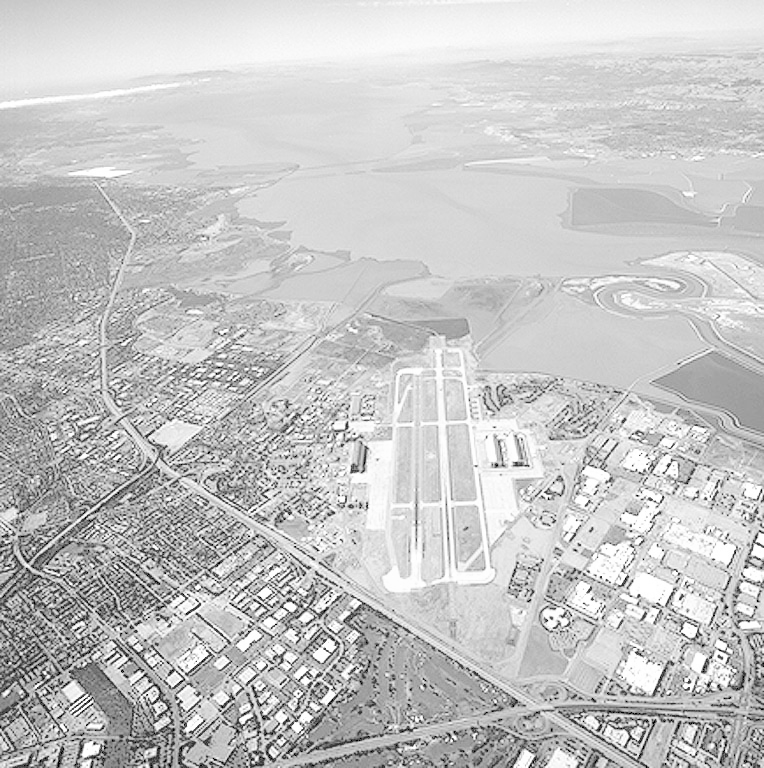
#> input picture images/aerial_view.tif, 764 x 768 px
$ python part_8.py
#> lines starting #> are read from the running program, lines starting #| are printed output that depends on the picture
import cv2
import matplotlib.pyplot as plt
import numpy as np
from PIL import Image


def local_histogram_equalization(arr_image):
    # Local histogram equalization
    clahe = cv2.createCLAHE(clipLimit=2.0, tileGridSize=(8, 8))
    equalized_image = clahe.apply(arr_image)

    plt.figure(figsize=(12, 6))

    plt.subplot(1, 2, 1)
    plt.imshow(arr_image, cmap='gray')
    plt.title('Original Image')

    plt.subplot(1, 2, 2)
    plt.imshow(equalized_image, cmap='gray')
    plt.title('Local Histogram Equalization')

    plt.show()


def local_statistics_based_enhancement(arr_image):
    # Local statistics-based enhancement
    kernel = np.ones((5, 5), np.float32) / 25
    smoothed_image = cv2.filter2D(arr_image, -1, kernel)
    enhanced_image = cv2.addWeighted(arr_image, 1.5, smoothed_image, -0.5, 0)

    plt.figure(figsize=(12, 6))

    plt.subplot(1, 2, 1)
    plt.imshow(arr_image, cmap='gray')
    plt.title('Original Image')

    plt.subplot(1, 2, 2)
    plt.imshow(enhanced_image, cmap='gray')
    plt.title('Local Statistics-Based Enhancement')

    plt.show()


def read_file():
    import tkinter.filedialog
    import tkinter as tk

    window = tk.Tk()
    window.wm_attributes('-topmost', 1)
    window.withdraw()
    file_path = tkinter.filedialog.askopenfilename()
#> the answer given: ../images/aerial_view.tif

    return file_path


def main():
    file_path = read_file()

    if file_path:
        image = cv2.imread(file_path, cv2.IMREAD_GRAYSCALE)
#> image is the input picture: shape (768, 764); min 0, max 255, mean 197.2

        print("Choose an option:")
        print("[1] Local Histogram Equalization")
        print("[2] Local Statistics-Based Enhancement")

        choice = int(input("Your choice: "))
#> the answer given: 1

        if choice == 1:
            local_histogram_equalization(image)
#> in local_histogram_equalization, `equalized_image = clahe.apply(arr_image)`:
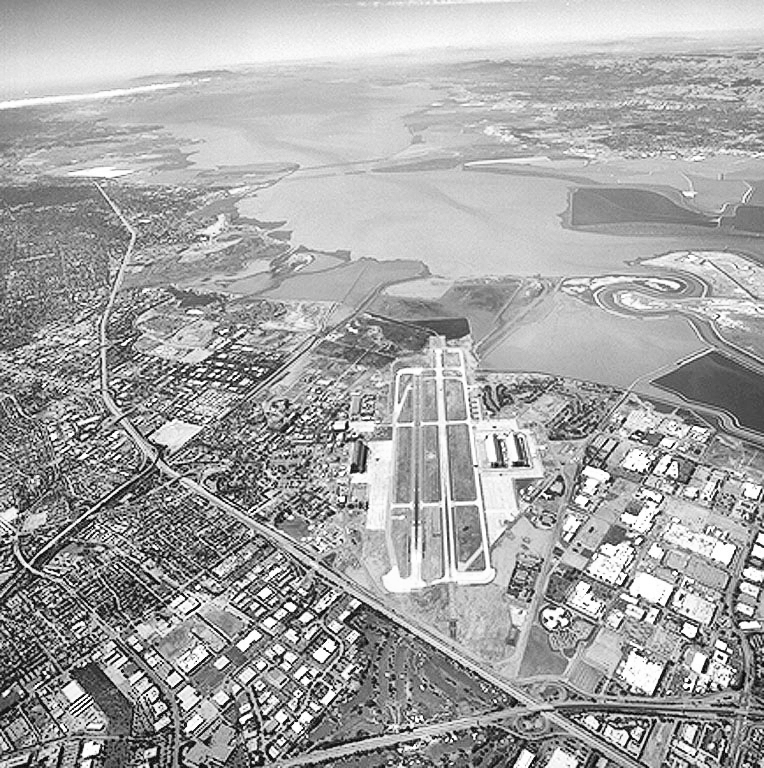
#> equalized_image: shape (768, 764); min 0, max 255, mean 165
#> in local_histogram_equalization, `plt.show()`:
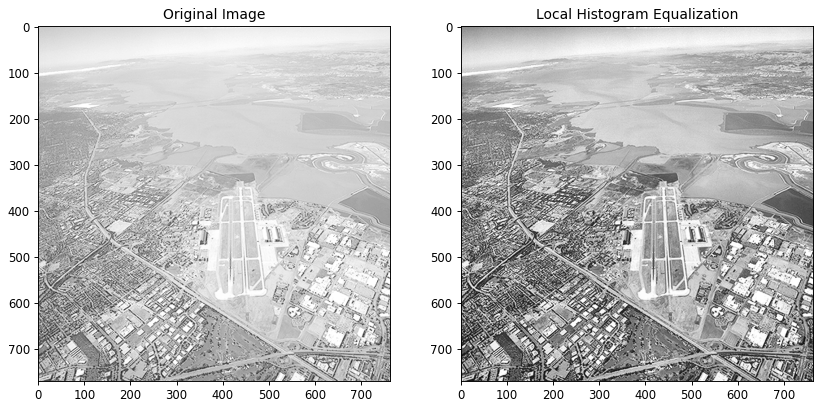
#> figure drawn by matplotlib, 2 panels
        elif choice == 2:
            local_statistics_based_enhancement(image)
        else:
            print("Invalid choice")
    else:
        print("No file selected")

if __name__ == "__main__":
    main()

$ run again, on images/cboard_pepper_only.tif
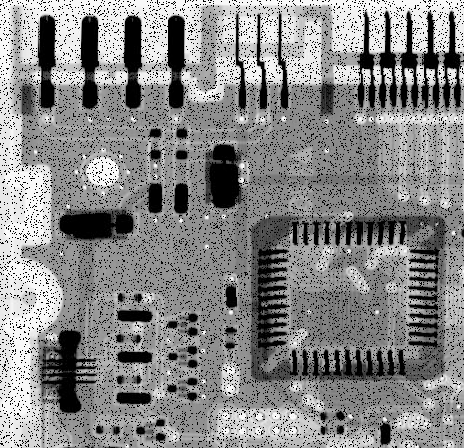
#> input picture images/cboard_pepper_only.tif, 464 x 448 px
#> in main, image is the input picture: shape (448, 464); min 0, max 255, mean 135.7
#> in local_histogram_equalization, `equalized_image = clahe.apply(arr_image)`:
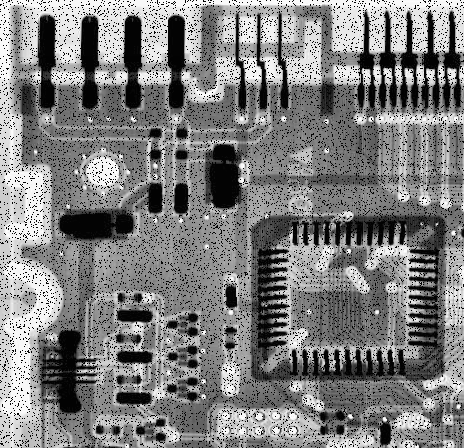
#> equalized_image: shape (448, 464); min 2, max 255, mean 127.4
#> in local_histogram_equalization, `plt.show()`:
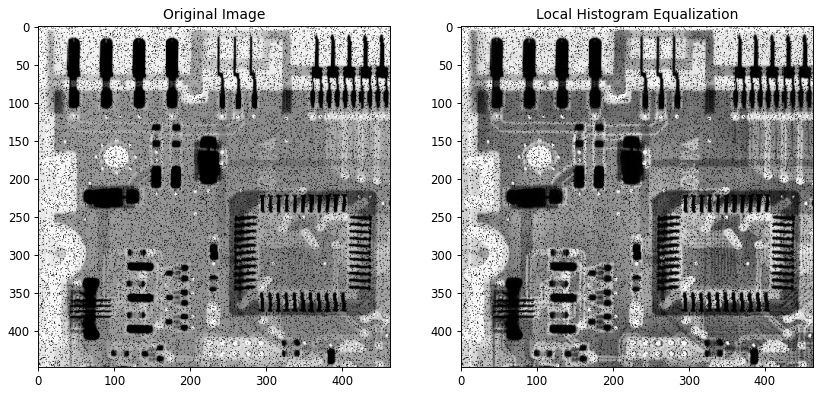
#> figure drawn by matplotlib, 2 panels

$ run again, on images/cboard_salt_pepper.tif
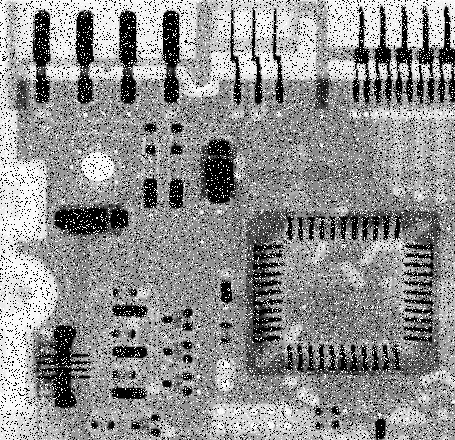
#> input picture images/cboard_salt_pepper.tif, 455 x 440 px
#> in main, image is the input picture: shape (440, 455); min 0, max 255, mean 144.1
#> in local_histogram_equalization, `equalized_image = clahe.apply(arr_image)`:
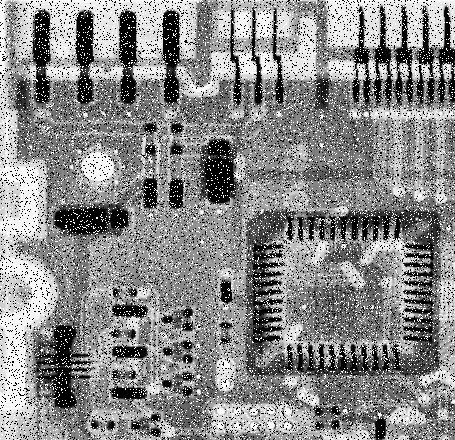
#> equalized_image: shape (440, 455); min 2, max 255, mean 136.7
#> in local_histogram_equalization, `plt.show()`:
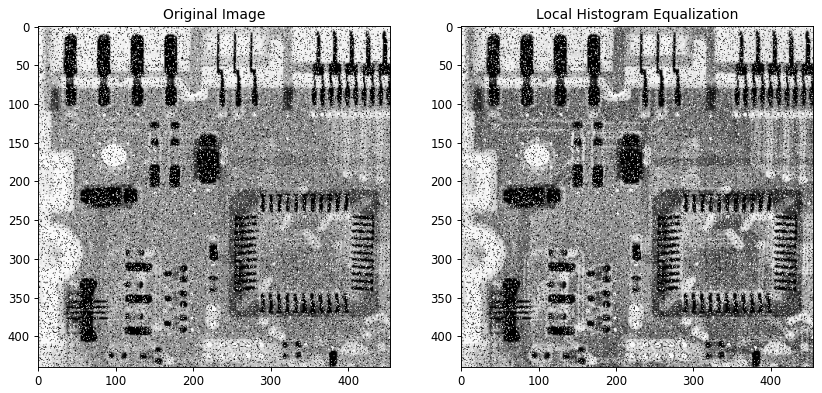
#> figure drawn by matplotlib, 2 panels
